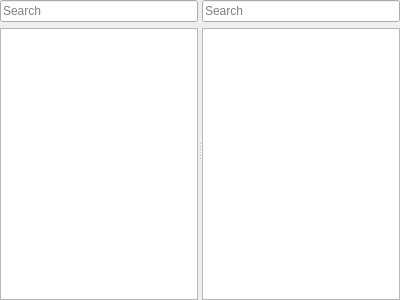
<?xml version="1.0" encoding="UTF-8"?>
<ui version="4.0">
 <class>DependencyView</class>
 <widget class="QWidget" name="DependencyView">
  <property name="geometry">
   <rect>
    <x>0</x>
    <y>0</y>
    <width>400</width>
    <height>300</height>
   </rect>
  </property>
  <layout class="QVBoxLayout" name="verticalLayout_3">
   <property name="leftMargin">
    <number>0</number>
   </property>
   <property name="topMargin">
    <number>0</number>
   </property>
   <property name="rightMargin">
    <number>0</number>
   </property>
   <property name="bottomMargin">
    <number>0</number>
   </property>
   <item>
    <widget class="QSplitter" name="splitter">
     <property name="orientation">
      <enum>Qt::Horizontal</enum>
     </property>
     <widget class="QWidget" name="layoutWidget">
      <layout class="QVBoxLayout" name="verticalLayout">
       <item>
        <widget class="QLineEdit" name="dependencySearchLine">
         <property name="placeholderText">
          <string>Search</string>
         </property>
         <property name="clearButtonEnabled">
          <bool>true</bool>
         </property>
        </widget>
       </item>
       <item>
        <widget class="QTreeView" name="dependencyView">
         <property name="uniformRowHeights">
          <bool>true</bool>
         </property>
        </widget>
       </item>
      </layout>
     </widget>
     <widget class="QWidget" name="layoutWidget">
      <layout class="QVBoxLayout" name="verticalLayout_2">
       <item>
        <widget class="QLineEdit" name="symbolSearchLine">
         <property name="placeholderText">
          <string>Search</string>
         </property>
         <property name="clearButtonEnabled">
          <bool>true</bool>
         </property>
        </widget>
       </item>
       <item>
        <widget class="QTreeView" name="symbolView">
         <property name="rootIsDecorated">
          <bool>false</bool>
         </property>
         <property name="uniformRowHeights">
          <bool>true</bool>
         </property>
        </widget>
       </item>
      </layout>
     </widget>
    </widget>
   </item>
  </layout>
  <action name="actionOptimizeDependencyOrder">
   <property name="text">
    <string>&amp;Optimize Dependency Order</string>
   </property>
  </action>
 </widget>
 <resources/>
 <connections/>
</ui>
